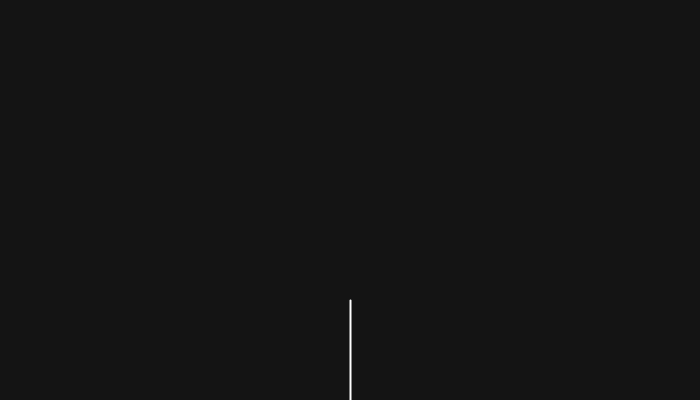
Frame 1 (no input)
Frame 60 (the mouse pressed at the canvas centre just before this capture): identical to frame 1, image omitted
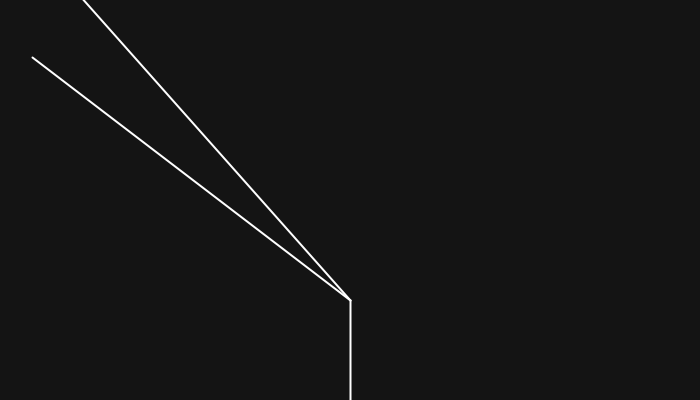
Frame 120 (the mouse held since frame 60 and released just before this capture)

The Processing sketch that drew these frames (run headless with seeded random() and noise(); from frame 60 on, the mouse is pressed at the canvas centre):

// Processing sketch: N08_random_trees
// ── N08_random_trees.pde
ArrayList<Branch> branches;
float theta = radians(60);
float length = 100;

void setup() {
  size(700, 400);
  strokeWeight(2);
  stroke(255);

  branches = new ArrayList<Branch>();
  Branch root = new Branch(new PVector(width/2, height), new PVector(width/2, height - length), 0);

  branches.add(root);
}

void draw() {
  background(20);

  for(Branch b: branches) {
    b.display();
  }
}

void mousePressed() {
  ArrayList<Branch> next;

  for (int i = branches.size() - 1; i >= 0; i--) {
    Branch b = (Branch)branches.get(i);
    b.branch();
  }
  println("------");
}

// ── Branch.pde
class Branch {
  PVector start, end;
  float length;
  float angle;

  Branch(PVector _start, PVector _end, float _parentAngle) {
    start = _start;
    end = _end;
    angle = _parentAngle;
    println(degrees(angle));
  }

  void branch() {
    PVector distance = PVector.sub(end, start);
    length = distance.mag();
    length *= 0.66;

    // angle += radians(random(-5, 5));
    PVector nextA = branchA();
    PVector nextB = branchB();
    branches.add(new Branch(end, nextA, angle + theta));
    branches.add(new Branch(end, nextB, angle - theta));
  }

  PVector branchA() {
    PVector a = new PVector();

    a.x = length * cos(angle + theta);
    a.y = length * sin(angle + theta);

    return a;
  }

  PVector branchB() {
    PVector b = new PVector();

    b.x = length * cos(angle - theta);
    b.y = length * sin(angle - theta);

    return b;
  }

  void display() {
    line(start.x, start.y, end.x, end.y);
  }
}
